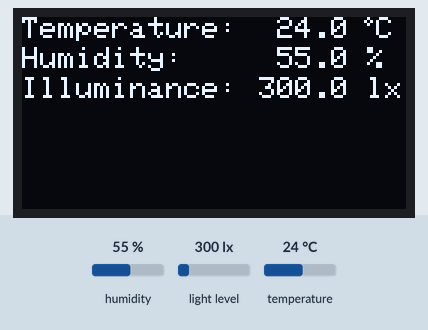
Simulated run of this sketch. Board: Arduino Uno, built with avr-gcc and run on an emulated ATmega328P. On the bench: 128×64 one-colour display. The test bench sets the inputs (shaded band); at power-on: humidity 55 %, light level 300 lx, temperature 24 °C.

Above: at 3.2 s.
3.3 s: humidity set to 22 %
At 4.8 s:
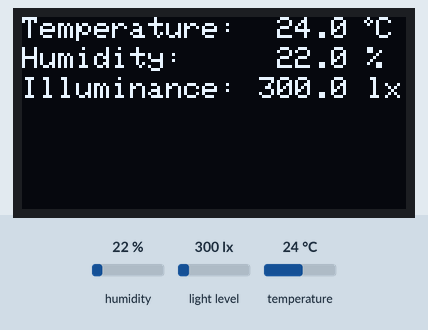
6.0 s: light level set to 40 lx
At 7.2 s:
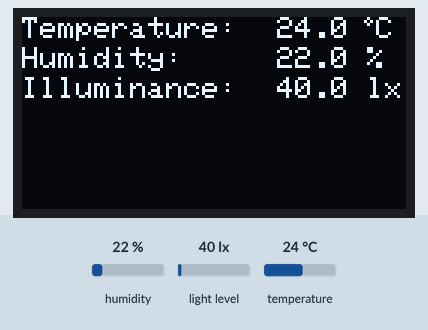
8.7 s: temperature set to 12 °C
At 10.9 s:
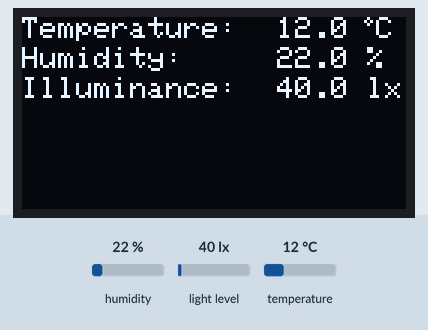
11.8 s: light level set to 500 lx
At 13.3 s:
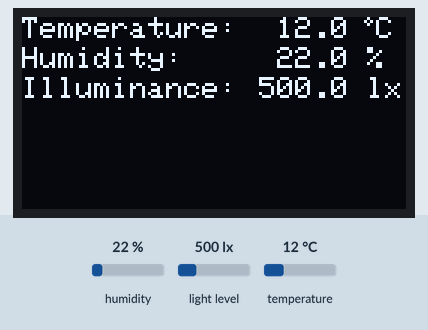
14.5 s: humidity set to 40 %
At 16.9 s:
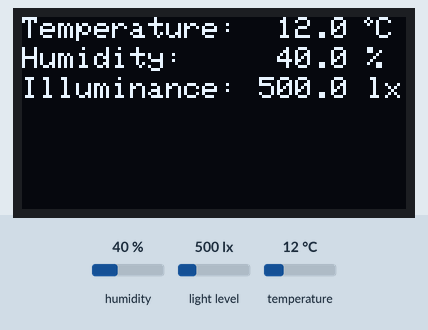
18.0 s: light level set to 1000 lx
At 19.3 s:
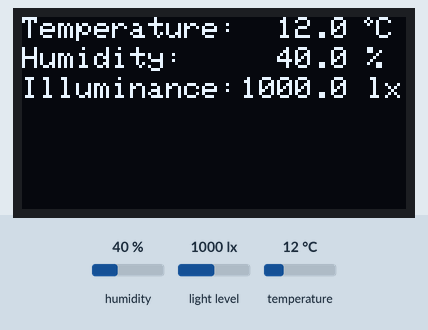
Timing chart, 0 to 21.0 s (numbered marks = the images above; inputs shaded):
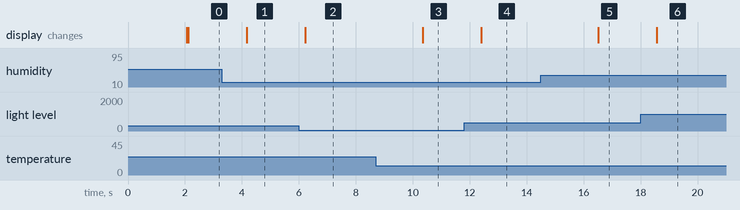

Measured:
- after the input at 3.3 s, the display: changes after 0.87 s (image 1)
- after the input at 6.0 s, the display: changes after 0.23 s (image 2)
- after the input at 8.7 s, the display: changes after 1.6 s (image 3)
- after the input at 11.8 s, the display: changes after 0.60 s (image 4)
- after the input at 14.5 s, the display: changes after 2.0 s (image 5)
- after the input at 18.0 s, the display: changes after 0.57 s (image 6)

The sketch:

ESP2866-oled-dht-lux.ino
```cpp
#include <Wire.h>
#include <Adafruit_GFX.h>
#include <Adafruit_SSD1306.h>
#include <BH1750.h>
#include <DHT.h>

BH1750 lightMeter;

#define SCREEN_WIDTH 128 // OLED display width, in pixels
#define SCREEN_HEIGHT 64 // OLED display height, in pixels

// Declaration for an SSD1306 display connected to I2C (SDA, SCL pins) SDA = D2; SCL = D1
Adafruit_SSD1306 display(SCREEN_WIDTH, SCREEN_HEIGHT, &Wire, -1);

#define DHTPIN 14     // Digital pin connected to the DHT sensor as D5
#define DHTTYPE DHT11   // DHT 11
DHT dht(DHTPIN, DHTTYPE);

void setup(){
  Serial.begin(115200);
  if(!display.begin(SSD1306_SWITCHCAPVCC, 0x3C)) { // Its works for my 128x64 OLED 0,96" screen
    Serial.println(F("SSD1306 allocation failed"));
    for(;;);
  }
  display.clearDisplay();
  Wire.begin();
  dht.begin();

  lightMeter.begin();
  lightMeter.configure(BH1750::CONTINUOUS_HIGH_RES_MODE_2);


  display.setTextSize(1); //1-8; 1 is default, not needed
  display.setTextColor(WHITE); // Not relevant for one or two color OLED display but needed for the code
  display.setCursor(0,0); //0,0 to 120,57
  display.println("BH1750 test!");
  delay(2000);
  display.display();
}
void loop() {
  float h = dht.readHumidity();
  float t = dht.readTemperature(); // Read temperature as Fahrenheit (isFahrenheit = true; default C as false)
  float l = lightMeter.readLightLevel();

  //Convert to string and cut de second decimal numbers
  String temp = String(t,1);
  String humi = String(h,1);
  String lux  = String(l,1);

  // Calculate lux position according to its number length
  int pad = (lux.length() * 6) + 19;

  // clear the display
  display.clearDisplay();

  // display temperature
  display.setTextSize(1);
  display.setCursor(0,0);
  display.print("Temperature: ");
  display.setCursor(85,0);
  display.print(temp);
  display.drawCircle(115, 1, 1, WHITE); // degree sign
  display.setCursor(118,0); // repositioning the Celsius display
  display.print("C");

  // display humidity
  display.setTextSize(1);
  display.setCursor(0, 10);
  display.print("Humidity:   ");
  display.setCursor(85,10);
  display.print(humi);
  display.print(" ");
  display.print("%");

  // display light data
  display.setTextSize(1);
  display.setCursor(0,20);
  display.print("Illuminance: ");
  display.setCursor((SCREEN_WIDTH - pad),20);
  display.print(lux);
  display.print(" lx");

  display.display();
  delay(2000);
}
```
